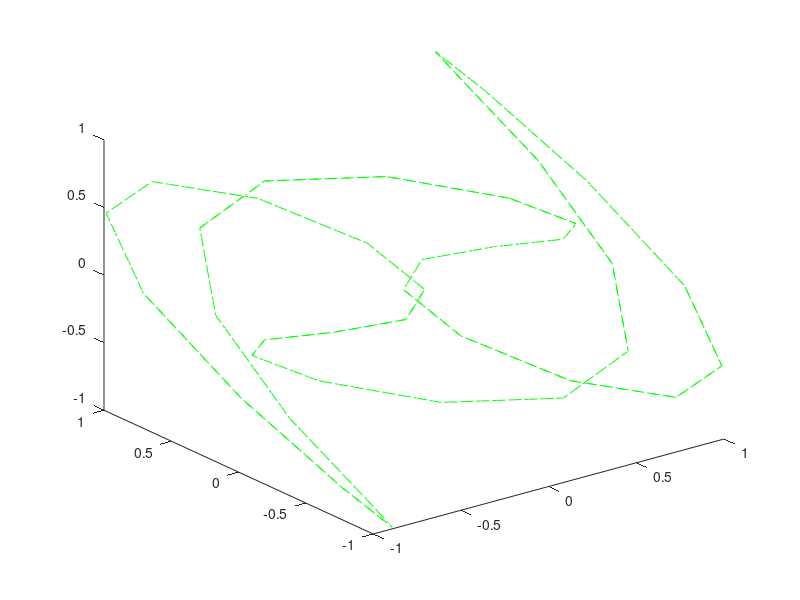

The MATLAB script that drew this image:
theta = 0: pi/20:4*pi;
gamma = -pi/4:(theta)-(pi/4):81*((theta)-(pi/4));
alpha= 0:3*pi/20:12*pi;
X= sin(theta)
Y= sin(gamma)
Z= cos(alpha)
plot3(X,Y,Z,'g--')